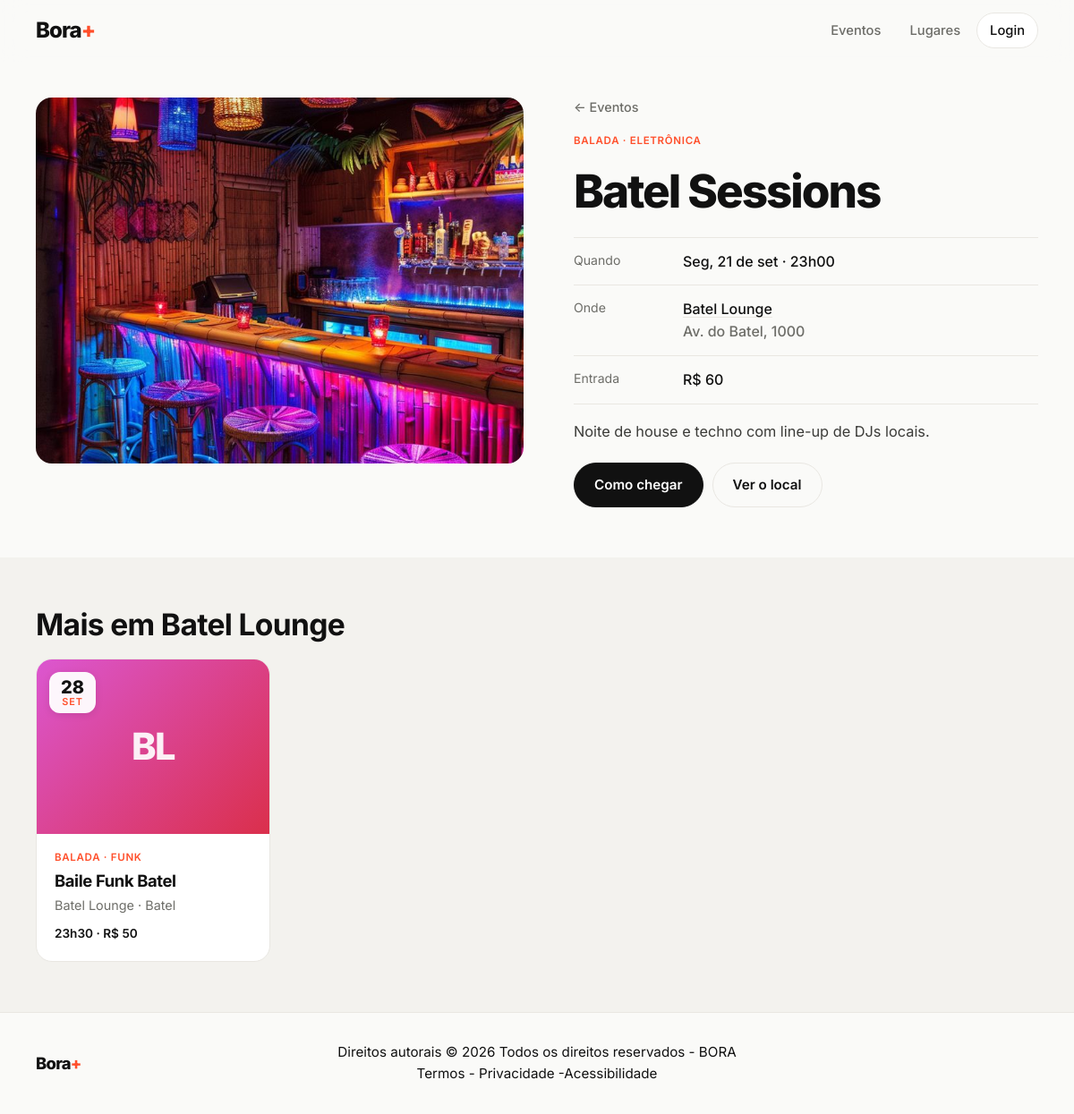
The app's page /evento.php?id=2 with its own data.
### tables this page shows
CREATE TABLE events (
            id               INTEGER PRIMARY KEY AUTOINCREMENT,
            establishment_id INTEGER NOT NULL REFERENCES establishments(id) ON DELETE CASCADE,
            title            TEXT NOT NULL,
            description      TEXT,
            event_date       TEXT NOT NULL,
            start_time       TEXT,
            price            TEXT,
            genre            TEXT,
            image            TEXT,
            created_at       TEXT NOT NULL DEFAULT CURRENT_TIMESTAMP
        );

CREATE TABLE establishments (
            id            INTEGER PRIMARY KEY AUTOINCREMENT,
            name          TEXT NOT NULL,
            type          TEXT NOT NULL,
            neighborhood  TEXT NOT NULL,
            address       TEXT,
            opening_hours TEXT,
            instagram     TEXT,
            description   TEXT,
            image         TEXT,
            created_at    TEXT NOT NULL DEFAULT CURRENT_TIMESTAMP
        );

### includes/functions.php (called while the page is built, shortened)
<?php
function e(?string $value): string
{
    return htmlspecialchars((string) $value, ENT_QUOTES | ENT_SUBSTITUTE, 'UTF-8');
}
function url(string $path = ''): string
{
    return BASE_URL . '/' . ltrim($path, '/');
}
function upload_url(?string $file): ?string
{
    return $file ? url('uploads/' . rawurlencode($file)) : null;
}
function today(): string
{
    return date('Y-m-d');
}
function date_parts(string $date): array
{
    $t = strtotime($date);
    return [
        'day'     => date('d', $t),
        'month'   => MONTHS[(int) date('n', $t) - 1],
        'weekday' => WEEKDAYS[(int) date('w', $t)],
        'year'    => date('Y', $t),
    ];
}
function format_date(string $date): string
{
    $p = date_parts($date);
    $label = ucfirst($p['weekday']) . ', ' . $p['day'] . ' de ' . $p['month'];
    return $p['year'] !== date('Y') ? $label . ' ' . $p['year'] : $label;
}
function format_time(?string $time): string
{
    return $time ? str_replace(':', 'h', substr($time, 0, 5)) : '';
}
function type_label(string $type): string
{
    return ESTABLISHMENT_TYPES[$type] ?? ucfirst($type);
}
function initials(string $name): string
{
    $words = preg_split('/\s+/u', trim($name)) ?: [];
    $out = '';
    foreach (array_slice($words, 0, 2) as $w) {
        $out .= mb_strtoupper(mb_substr($w, 0, 1));
    }
    return $out;
}
function placeholder_style(string $seed): string
{
    $h1 = crc32($seed) % 360;
    $h2 = ($h1 + 45) % 360;
    return "background:linear-gradient(135deg,hsl($h1 65% 60%),hsl($h2 70% 52%))";
}
function maps_url(?string $address, string $name = ''): string
{
    $q = trim(($address ?: $name) . ', ' . SITE_CITY . ' - PR');
    return 'https://www.google.com/maps/search/?api=1&query=' . rawurlencode($q);
}
function input(string $key, string $default = ''): string
{
    $v = $_POST[$key] ?? $_GET[$key] ?? $default;
    return is_string($v) ? trim($v) : $default;
}

### includes/db.php (called while the page is built, shortened)
<?php
function db(): PDO
{
    static $pdo = null;
    if ($pdo instanceof PDO) {
        return $pdo;
    }
    $isNew = !file_exists(DB_FILE);
    $pdo = new PDO('sqlite:' . DB_FILE, null, null, [
        PDO::ATTR_ERRMODE            => PDO::ERRMODE_EXCEPTION,
        PDO::ATTR_DEFAULT_FETCH_MODE => PDO::FETCH_ASSOC,
    ]);
    $pdo->exec('PRAGMA foreign_keys = ON');
    seed_admin($pdo);
    return $pdo;
}
function seed_admin(PDO $pdo): void
{
    $count = (int) $pdo->query('SELECT COUNT(*) FROM admins')->fetchColumn();
    if ($count > 0) {
        return;
    }
}

### includes/queries.php (called while the page is built, shortened)
<?php
function fetch_events(array $f = [], ?int $limit = null): array
{
    $sql = 'SELECT ev.*, es.name AS place_name, es.type AS place_type,
                   es.neighborhood AS place_neighborhood, es.image AS place_image
            FROM events ev
            JOIN establishments es ON es.id = ev.establishment_id
            WHERE 1=1';
    $params = [];
    if (!empty($f['upcoming'])) {
        $sql .= ' AND ev.event_date >= :today';
        $params[':today'] = today();
    }
    if (!empty($f['establishment_id'])) {
        $sql .= ' AND ev.establishment_id = :eid';
        $params[':eid'] = (int) $f['establishment_id'];
    }
    $dir = ($f['order'] ?? 'asc') === 'desc' ? 'DESC' : 'ASC';
    $sql .= " ORDER BY ev.event_date $dir, ev.start_time $dir";
    $stmt = db()->prepare($sql);
    $stmt->execute($params);
    return $stmt->fetchAll();
}
function fetch_event(int $id): ?array
{
    $stmt = db()->prepare(
        'SELECT ev.*, es.name AS place_name, es.type AS place_type, es.neighborhood AS place_neighborhood,
                es.address AS place_address, es.image AS place_image
         FROM events ev JOIN establishments es ON es.id = ev.establishment_id
         WHERE ev.id = ?'
    );
    $stmt->execute([$id]);
    return $stmt->fetch() ?: null;
}

### evento.php (the view, shortened to what this page needs)
<?php
$ev = fetch_event((int) input('id', '0'));
$others = array_filter(
    fetch_events(['upcoming' => true, 'establishment_id' => $ev['establishment_id']]),
    static fn ($o) => (int) $o['id'] !== (int) $ev['id']
);
$image = $ev['image'] ?: $ev['place_image'];
require __DIR__ . '/includes/header.php';
?>
<section class="detail">
    <div class="container detail__grid">
        <div class="detail__media">
            <?= cover($image, $ev['place_name'], $ev['place_name'], 'cover cover--lg') ?>
        </div>
        <div class="detail__info">
            <a class="back" href="<?= e(url('index.php#eventos')) ?>">← Eventos</a>
            <span class="tag"><?= e(type_label($ev['place_type'])) ?><?= $ev['genre'] ? ' · ' . e($ev['genre']) : '' ?></span>
            <h1><?= e($ev['title']) ?></h1>
            <dl class="facts">
                <div>
                    <dt>Quando</dt>
                    <dd><?= e(format_date($ev['event_date'])) ?><?= $ev['start_time'] ? ' · ' . e(format_time($ev['start_time'])) : '' ?></dd>
                </div>
                <div>
                    <dt>Onde</dt>
                    <dd>
                        <a href="<?= e(url('local.php?id=' . (int) $ev['establishment_id'])) ?>"><?= e($ev['place_name']) ?></a><br>
                        <span class="muted"><?= e($ev['place_address'] ?: $ev['place_neighborhood']) ?></span>
                    </dd>
                </div>
                <?php if ($ev['price']): ?>
                    <div>
                        <dt>Entrada</dt>
                        <dd><?= e($ev['price']) ?></dd>
                    </div>
                <?php endif; ?>
            </dl>
            <?php if ($ev['description']): ?>
                <p class="prose"><?= nl2br(e($ev['description'])) ?></p>
            <?php endif; ?>
            <div class="actions">
                <a class="btn" href="<?= e(maps_url($ev['place_address'], $ev['place_name'])) ?>" target="_blank" rel="noopener">Como chegar</a>
                <a class="btn btn--ghost" href="<?= e(url('local.php?id=' . (int) $ev['establishment_id'])) ?>">Ver o local</a>
            </div>
        </div>
    </div>
</section>
<?php if ($others): ?>
<section class="section section--alt">
    <div class="container">
        <div class="section__head"><h2>Mais em <?= e($ev['place_name']) ?></h2></div>
        <div class="grid">
            <?php foreach ($others as $o) { render_event_card($o); } ?>
        </div>
    </div>
</section>
<?php endif; ?>
<?php require __DIR__ . '/includes/footer.php'; ?>

### includes/components.php (shortened to what this page needs)
<?php
function cover(?string $image, string $seed, string $label, string $class = 'cover'): string
{
    $src = upload_url($image);
    if ($src) {
        return '<div class="' . $class . '"><img src="' . e($src) . '" alt="" loading="lazy"></div>';
    }
    return '<div class="' . $class . ' cover--ph" style="' . e(placeholder_style($seed)) . '"><span>'
        . e(initials($label)) . '</span></div>';
}
function render_event_card(array $ev): void
{
    $d = date_parts($ev['event_date']);
    $image = $ev['image'] ?: $ev['place_image'];
    $link = url('evento.php?id=' . (int) $ev['id']);
    $meta = array_filter([format_time($ev['start_time']), $ev['price']]);
    ?>
    <a class="card reveal" href="<?= e($link) ?>">
        <?= cover($image, $ev['place_name'], $ev['place_name']) ?>
        <div class="date-badge">
            <strong><?= e($d['day']) ?></strong>
            <span><?= e($d['month']) ?></span>
        </div>
        <div class="card__body">
            <span class="tag"><?= e(type_label($ev['place_type'])) ?><?= $ev['genre'] ? ' · ' . e($ev['genre']) : '' ?></span>
            <h3><?= e($ev['title']) ?></h3>
            <p class="muted"><?= e($ev['place_name']) ?> · <?= e($ev['place_neighborhood']) ?></p>
            <?php if ($meta): ?>
                <p class="card__meta"><?= e(implode(' · ', $meta)) ?></p>
            <?php endif; ?>
        </div>
    </a>
    <?php
}
    ?>

### assets/css/style.css (style rules this page uses)
:root { --bg: #fafaf8; --surface: #ffffff; --ink: #111111; --muted: #6d6d68; --line: #e9e7e2; --accent: #ff4f2b; --accent-ink: #ffffff; --accent-soft: #fff0ec; --radius: 18px; --radius-sm: 10px; --shadow: 0 1px 2px rgba(17, 17, 17, .04), 0 8px 24px rgba(17, 17, 17, .06); --shadow-hover: 0 2px 4px rgba(17, 17, 17, .05), 0 16px 40px rgba(17, 17, 17, .12); --font: "Inter", system-ui, -apple-system, "Segoe UI", Roboto, sans-serif; }
*, *::before, *::after { box-sizing: border-box; }
html { scroll-behavior: smooth; scroll-padding-top: 80px; }
body { margin: 0; font-family: var(--font); font-size: 16px; line-height: 1.55; color: var(--ink); background: var(--bg); -webkit-font-smoothing: antialiased; }
img { max-width: 100%; display: block; }
a { color: inherit; text-decoration: none; }
h1, h2, h3 { line-height: 1.12; letter-spacing: -0.02em; margin: 0; }
p { margin: 0; }
.container { width: min(1120px, 100% - 40px); margin-inline: auto; }
.muted { color: var(--muted); }
.btn { display: inline-flex; align-items: center; justify-content: center; gap: 6px; padding: 12px 22px; border: 1px solid var(--ink); border-radius: 999px; background: var(--ink); color: #fff; font-family: inherit; font-size: .95rem; font-weight: 600; cursor: pointer; transition: transform .15s, background .15s, color .15s, border-color .15s; }
.btn--ghost { background: transparent; color: var(--ink); border-color: var(--line); }
.section { padding: 56px 0; }
.section--alt { background: #f3f2ee; }
.section__head { display: flex; align-items: baseline; justify-content: space-between; gap: 16px; margin-bottom: 20px; }
.section__head h2 { font-size: clamp(1.6rem, 3vw, 2.1rem); font-weight: 700; }
.grid { display: grid; grid-template-columns: repeat(auto-fill, minmax(260px, 1fr)); gap: 24px; }
.card { position: relative; display: flex; flex-direction: column; background: var(--surface); border: 1px solid var(--line); border-radius: var(--radius); overflow: hidden; transition: transform .25s ease, box-shadow .25s ease; }
.cover { aspect-ratio: 4 / 3; overflow: hidden; background: #ecebe6; }
.cover img { width: 100%; height: 100%; object-fit: cover; transition: transform .5s ease; }
.cover--ph { display: grid; place-items: center; }
.cover--ph span { font-size: 2.6rem; font-weight: 800; letter-spacing: -0.04em; color: rgba(255, 255, 255, .92); }
.cover--lg { aspect-ratio: 4 / 3; border-radius: var(--radius); }
.date-badge { position: absolute; top: 14px; left: 14px; display: flex; flex-direction: column; align-items: center; min-width: 52px; padding: 6px 10px; background: rgba(255, 255, 255, .95); border-radius: 12px; line-height: 1.1; box-shadow: 0 2px 8px rgba(0, 0, 0, .1); }
.date-badge strong { font-size: 1.25rem; font-weight: 800; }
.date-badge span { font-size: .68rem; font-weight: 600; text-transform: uppercase; letter-spacing: .08em; color: var(--accent); }
.card__body { display: flex; flex-direction: column; gap: 6px; padding: 18px 20px 20px; }
.card__body h3 { font-size: 1.15rem; font-weight: 700; }
.card__body .muted { font-size: .9rem; }
.card__meta { margin-top: 4px; font-size: .85rem; font-weight: 600; }
.tag { align-self: flex-start; font-size: .72rem; font-weight: 600; letter-spacing: .06em; text-transform: uppercase; color: var(--accent); }
.detail { padding: 40px 0 56px; }
.detail__grid { display: grid; grid-template-columns: 1.05fr 1fr; gap: 56px; align-items: start; }
.detail__media { position: sticky; top: 92px; }
.detail__info { display: flex; flex-direction: column; gap: 18px; }
.detail__info h1 { font-size: clamp(2rem, 4.4vw, 3.2rem); font-weight: 800; letter-spacing: -0.04em; }
.back { font-size: .9rem; font-weight: 500; color: var(--muted); }
.facts { display: grid; gap: 0; margin: 4px 0 0; border-top: 1px solid var(--line); }
.facts > div { display: grid; grid-template-columns: 110px 1fr; gap: 12px; padding: 14px 0; border-bottom: 1px solid var(--line); }
.facts dt { color: var(--muted); font-size: .88rem; }
.facts dd { margin: 0; font-weight: 500; }
.facts dd a { text-decoration: underline; text-decoration-color: var(--line); text-underline-offset: 3px; }
.prose { color: #3b3b38; font-size: 1.02rem; max-width: 60ch; }
.actions { display: flex; flex-wrap: wrap; gap: 10px; margin-top: 4px; }
.js .reveal { opacity: 0; transform: translateY(14px); transition: opacity .5s ease, transform .5s ease, box-shadow .25s ease; }
.js .reveal.is-visible { opacity: 1; transform: none; }

### records on screen
events: image (picture), establishment.type "BALADA", genre "ELETRÔNICA", title "Batel Sessions", event_date "Seg, 21 de set", start_time "23h00", establishment.name "Batel Lounge", establishment.address "Av. do Batel, 1000", price "R$ 60", description "Noite de house e techno com line-up de DJs locais."
events: establishment.name "BL", event_date "28", event_date "SET", establishment.type "BALADA", genre "FUNK", title "Baile Funk Batel", establishment.name "Batel Lounge", establishment.neighborhood "Batel", implode(' · ', $meta) "23h30 · R$ 50"

### other values on screen
rtrim(SITE_NAME, '+') "BORA"
